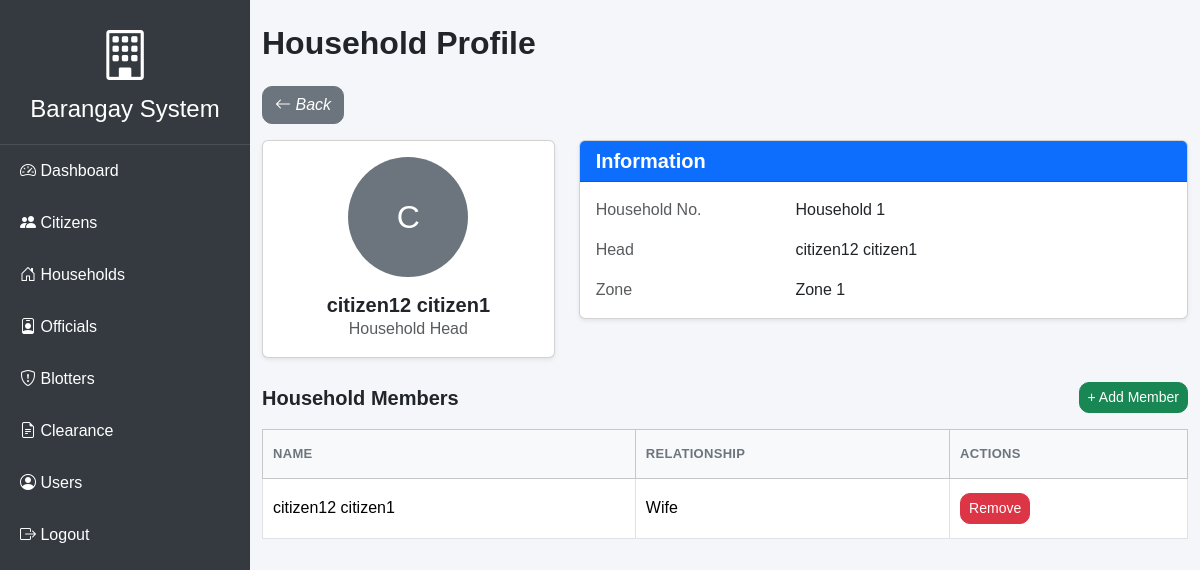
The page /public/households/show?id=1 on the database as committed earlier.
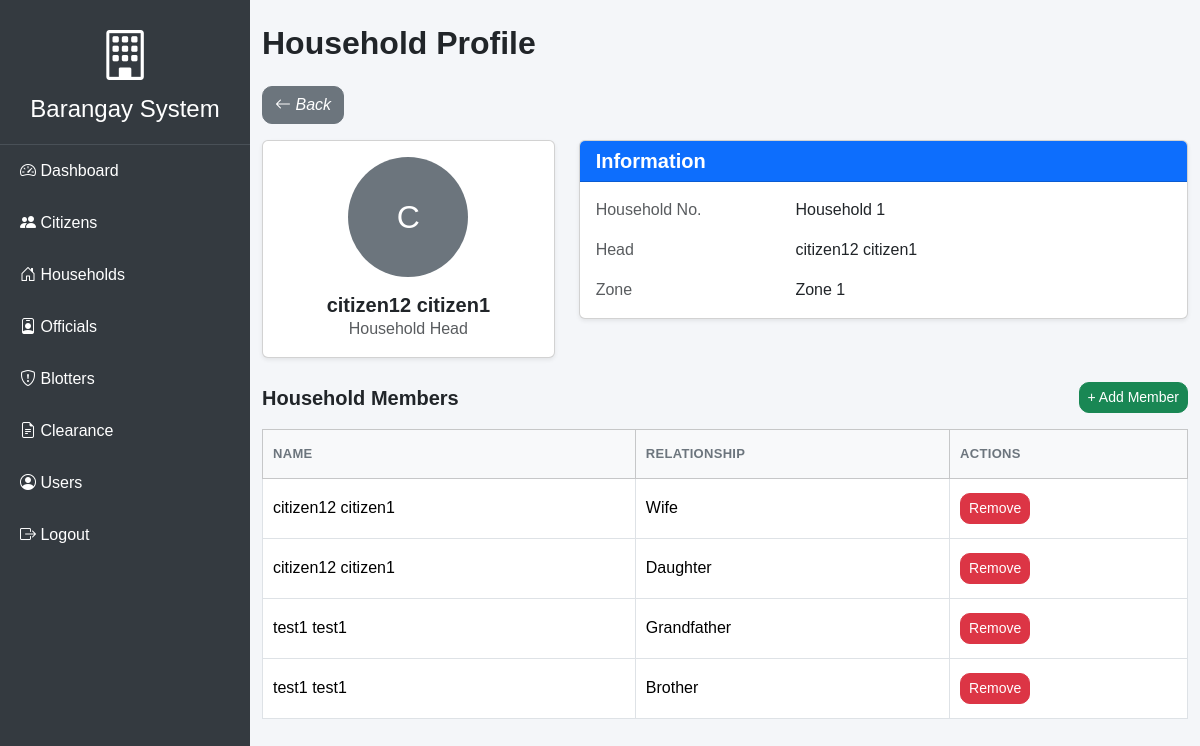
The same page on the database as committed later.
### tables this page shows
CREATE TABLE `household_members` (
  `id` int(11) NOT NULL,
  `household_id` int(11) NOT NULL,
  `citizen_id` int(11) NOT NULL,
  `relationship` varchar(50) DEFAULT NULL
);

CREATE TABLE `citizens` (
  `id` int(11) NOT NULL,
  `first_name` varchar(100) NOT NULL,
  `middle_name` varchar(100) DEFAULT NULL,
  `last_name` varchar(100) NOT NULL,
  `gender` enum('Male','Female') DEFAULT NULL,
  `birthday` date DEFAULT NULL,
  `birth_place` varchar(150) DEFAULT NULL,
  `civil_status` varchar(50) DEFAULT NULL,
  `religion` varchar(100) DEFAULT NULL,
  `occupation` varchar(100) DEFAULT NULL,
  `email` varchar(150) DEFAULT NULL,
  `contact_number` varchar(30) DEFAULT NULL,
  `zone` varchar(30) DEFAULT NULL,
  `photo` varchar(255) DEFAULT NULL,
  `senior` enum('Yes','No') DEFAULT 'No',
  `voter_status` enum('Yes','No') DEFAULT 'Yes'
);

### App/Controllers/HouseholdController.php (called while the page is built, shortened)
<?php
class HouseholdController extends Controller{
    public function show()
        {
            $member = new HouseholdMember();
            $members =
                $member->getMembers(
                    $_GET['id']
                );
            require_once __DIR__ .
                '/../Views/households/show.php';
    }
}

### public/index.php (called while the page is built, shortened)
<?php
$router = new Router();
$router->dispatch();

### App/Core/Database.php (called while the page is built, shortened)
<?php
class Database {
    private string $host = "localhost";
    private string $dbname = "barangay-system";
    private string $username = "root";
    private string $password = "";
    public function __construct(){
        try {
            $this->conn = new PDO(
                "mysql:host={$this->host};dbname={$this->dbname};charset=utf8mb4",
                $this->username,
                $this->password
            );
        } catch (PDOException $e){
            die("Database Connection Failed:" .$e->getMessage());
        }
    }
}

### App/Models/HouseholdMember.php (called while the page is built, shortened)
<?php
class HouseholdMember extends Database
{
    public function getMembers($householdId)
    {
        $stmt = $this->conn->prepare(
            "SELECT hm.*,
                    c.first_name,
                    c.last_name
             FROM household_members hm
             JOIN citizens c
               ON hm.citizen_id = c.id
             WHERE household_id = :id"
        );
        $stmt->execute([
            'id'=>$householdId
        ]);
        return $stmt->fetchAll(PDO::FETCH_ASSOC);
    }
}

### App/Views/households/show.php (the view, shortened to what the changed rows need)
<?php require_once __DIR__.'/../layouts/header.php'; ?>
<?php require_once __DIR__.'/../layouts/navbar.php'; ?>
<div class="container-fluid py-4">
    <h2 class="fw-semibold mb-4">Household Profile</h2>
    <div class="row mt-4">
        <div class="col-12">
            <table class="table table-bordered align-middle">
                <thead class="table-light">
                    <tr>
                        <th>Name</th>
                        <th>Relationship</th>
                        <th>Actions</th>
                    </tr>
                </thead>
                <tbody>
                <?php if (empty($members)): ?>
                    <tr>
                        <td colspan="3" class="text-center text-muted">No members added yet.</td>
                    </tr>
                <?php else: ?>
                    <?php foreach ($members as $member): ?>
                        <tr>
                            <td><?= htmlspecialchars($member['first_name'] . ' ' . $member['last_name']) ?></td>
                            <td><?= htmlspecialchars($member['relationship']) ?></td>
                            <td>
                                <a href="/barangay-system/public/households/remove-member?id=<?= $member['id'] ?>"
                                   class="btn btn-danger btn-sm"
                                   onclick="return confirm('Remove this member?');">
                                    Remove
                                </a>
                            </td>
                        </tr>
                    <?php endforeach; ?>
                <?php endif; ?>
                </tbody>
            </table>
        </div>
    </div>
</div>
<?php require_once __DIR__.'/../layouts/footer.php'; ?>

Rows that differ between the two databases and show on the page:
added household_members: citizen.last_name "citizen12 citizen1", relationship "Daughter"
added household_members: citizen.last_name "test1 test1", relationship "Grandfather"
added household_members: citizen.last_name "test1 test1", relationship "Brother"
